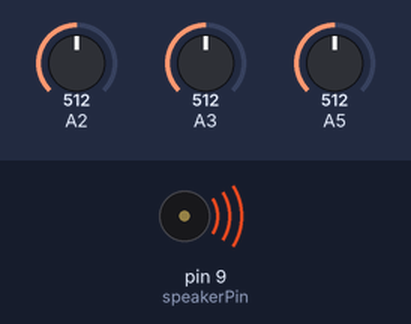
Bench run of a sketch on a simulated Arduino Uno, built with avr-gcc and run on an emulated ATmega328P. Parts: buzzer (waves = sounding). The test bench sets the inputs (shaded band); at power-on: A2 = 512, A3 = 512, A5 = 512. What the sketch prints to the serial monitor is not drawn.

Above: at 0.1 s.
At 27.5 s:
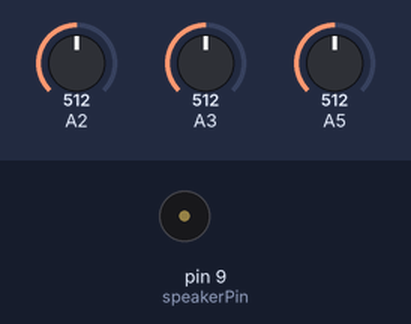
Timing chart, 0 to 40.0 s (numbered marks = the images above):
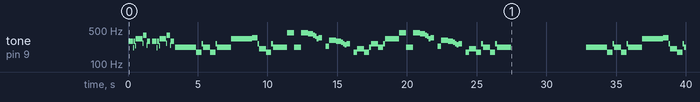

The sketch:

skintimacybuzzer.ino
```cpp
/*
Definition of musical notes
*/
#define	C0 16.35
#define	Db0	17.32
#define	D0	18.35
#define	Eb0	19.45
#define	E0	20.60
#define	F0	21.83
#define	Gb0	23.12
#define	G0	24.50
#define	Ab0	25.96
#define	LA0	27.50
#define	Bb0	29.14
#define	B0	30.87
#define	C1	32.70
#define	Db1	34.65
#define	D1	36.71
#define	Eb1	38.89
#define	E1	41.20
#define	F1	43.65
#define	Gb1	46.25
#define	G1	49.00
#define	Ab1	51.91
#define	LA1	55.00
#define	Bb1	58.27
#define	B1	61.74
#define	C2	65.41
#define	Db2	69.30
#define	D2	73.42
#define	Eb2	77.78
#define	E2	82.41
#define	F2	87.31
#define	Gb2	92.50
#define	G2	98.00
#define	Ab2	103.83
#define	LA2	110.00
#define	Bb2	116.54
#define	B2	123.47
#define	C3	130.81
#define	Db3	138.59
#define	D3	146.83
#define	Eb3	155.56
#define	E3	164.81
#define	F3	174.61
#define	Gb3	185.00
#define	G3	196.00
#define	Ab3	207.65
#define	LA3	220.00
#define	Bb3	233.08
#define	B3	246.94
#define	C4	261.63
#define	Db4	277.18
#define	D4	293.66
#define	Eb4	311.13
#define	E4	329.63
#define	F4	349.23
#define	Gb4	369.99
#define	G4	392.00
#define	Ab4	415.30
#define	LA4	440.00
#define	Bb4	466.16
#define	B4	493.88
#define	C5	523.25
#define	Db5	554.37
#define	D5	587.33
#define	Eb5	622.25
#define	E5	659.26
#define	F5	698.46
#define	Gb5	739.99
#define	G5	783.99
#define	Ab5	830.61
#define	LA5	880.00
#define	Bb5	932.33
#define	B5	987.77
#define	C6	1046.50
#define	Db6	1108.73
#define	D6	1174.66
#define	Eb6	1244.51
#define	E6	1318.51
#define	F6	1396.91
#define	Gb6	1479.98
#define	G6	1567.98
#define	Ab6	1661.22
#define	LA6	1760.00
#define	Bb6	1864.66
#define	B6	1975.53
#define	C7	2093.00
#define	Db7	2217.46
#define	D7	2349.32
#define	Eb7	2489.02
#define	E7	2637.02
#define	F7	2793.83
#define	Gb7	2959.96
#define	G7	3135.96
#define	Ab7	3322.44
#define	LA7	3520.01
#define	Bb7	3729.31
#define	B7	3951.07
#define	C8	4186.01
#define	Db8	4434.92
#define	D8	4698.64
#define	Eb8	4978.03
// DURATION OF THE NOTES
#define BPM 120    //  you can change this value changing all the others
#define H 2*Q //half 2/4
#define Q 60000/BPM //quarter 1/4
#define E Q/2   //eighth 1/8
#define S Q/4 // sixteenth 1/16
#define W 4*Q // whole 4/4


/*
**Conection of the Buzzer with Lilypad
*/

int speakerPin= 9; //Pin used by the Buzzer
int sensorReading=0;
int sensorReading2=0;
int sensorReading3=0;
int umbral= 200;
void setup() {
  // initialize serial communications (for debugging only):
  Serial.begin(9600);
  pinMode(speakerPin, OUTPUT);

}

void loop() {
  // read the sensor:
  sensorReading = analogRead(A2);
  sensorReading2 = analogRead(A3);
  sensorReading3= analogRead(A5);
  // print the sensor reading

  Serial.println(sensorReading);
  Serial.println(",");
  Serial.println(sensorReading2);
  Serial.println(",");
  Serial.println(sensorReading3);
  Serial.println("\n\r");


  if(sensorReading2 >=umbral || sensorReading3 >=umbral)
  {
   // call the scale() function

  scale();


 }
 if(sensorReading>=umbral)
 {
   // call the scale2() function
   scale2();

 }

 else
 {
   digitalWrite(speakerPin, LOW);
 }
   delay(1);


  //delay(1);        // delay in between reads for stability
}

void beep (unsigned char speakerPin, int frequencyInHertz, long timeInMilliseconds)     // the sound producing function
{
          int x;

          long delayAmount = (long)(1000000/frequencyInHertz);
          long loopTime = (long)((timeInMilliseconds*1000)/(delayAmount*2));
          for (x=0;x<loopTime;x++)
          {
              digitalWrite(speakerPin,HIGH);
              delayMicroseconds(delayAmount);
              digitalWrite(speakerPin,LOW);
              delayMicroseconds(delayAmount);
          }
}

// this function plays the thriller song

void scale ()
{

             beep(speakerPin,587,150);
             delay(30);
             beep(speakerPin,587,150);
             delay(10);
             beep(speakerPin,587,150);
             delay(10);
             beep(speakerPin,659,260);
             delay(10);
             beep(speakerPin,698,260);
             delay(10);
             beep(speakerPin,783,260);
             delay(10);
             beep(speakerPin,587,260);
             delay(130);

               beep(speakerPin,587,150);
             delay(30);
             beep(speakerPin,587,150);
             delay(10);
             beep(speakerPin,587,150);
             delay(10);
             beep(speakerPin,659,260);
             delay(10);
             beep(speakerPin,698,260);
             delay(10);
             beep(speakerPin,783,260);
             delay(10);
             beep(speakerPin,587,260);
             delay(130);


}

//this function plays the Star Wars song
void scale2()
{
  //tone(pin, note, duration)
    tone(9,LA3,Q);
    delay(1+Q); //delay duration should always be 1 ms more than the note in order to separate them.
    tone(9,LA3,Q);
    delay(1+Q);
    tone(9,LA3,Q);
    delay(1+Q);
    tone(9,F3,E+S);
    delay(1+E+S);
    tone(9,C4,S);
    delay(1+S);

    tone(9,LA3,Q);
    delay(1+Q);
    tone(9,F3,E+S);
    delay(1+E+S);
    tone(9,C4,S);
    delay(1+S);
    tone(9,LA3,H);
    delay(1+H);

    tone(9,E4,Q);
    delay(1+Q);
    tone(9,E4,Q);
    delay(1+Q);
    tone(9,E4,Q);
    delay(1+Q);
    tone(9,F4,E+S);
    delay(1+E+S);
    tone(9,C4,S);
    delay(1+S);

    tone(9,Ab3,Q);
    delay(1+Q);
    tone(9,F3,E+S);
    delay(1+E+S);
    tone(9,C4,S);
    delay(1+S);
    tone(9,LA3,H);
    delay(1+H);

    tone(9,LA4,Q);
    delay(1+Q);
    tone(9,LA3,E+S);
    delay(1+E+S);
    tone(9,LA3,S);
    delay(1+S);
    tone(9,LA4,Q);
    delay(1+Q);
    tone(9,Ab4,E+S);
    delay(1+E+S);
    tone(9,G4,S);
    delay(1+S);

    tone(9,Gb4,S);
    delay(1+S);
    tone(9,E4,S);
    delay(1+S);
    tone(9,F4,E);
    delay(1+E);
    delay(1+E);//PAUSE
    tone(9,Bb3,E);
    delay(1+E);
    tone(9,Eb4,Q);
    delay(1+Q);
    tone(9,D4,E+S);
    delay(1+E+S);
    tone(9,Db4,S);
    delay(1+S);

    tone(9,C4,S);
    delay(1+S);
    tone(9,B3,S);
    delay(1+S);
    tone(9,C4,E);
    delay(1+E);
    delay(1+E);//PAUSE QUASI FINE RIGA
    tone(9,F3,E);
    delay(1+E);
    tone(9,Ab3,Q);
    delay(1+Q);
    tone(9,F3,E+S);
    delay(1+E+S);
    tone(9,LA3,S);
    delay(1+S);

    tone(9,C4,Q);
    delay(1+Q);
     tone(9,LA3,E+S);
    delay(1+E+S);
    tone(9,C4,S);
    delay(1+S);
    tone(9,E4,H);
    delay(1+H);

     tone(9,LA4,Q);
    delay(1+Q);
    tone(9,LA3,E+S);
    delay(1+E+S);
    tone(9,LA3,S);
    delay(1+S);
    tone(9,LA4,Q);
    delay(1+Q);
    tone(9,Ab4,E+S);
    delay(1+E+S);
    tone(9,G4,S);
    delay(1+S);

    tone(9,Gb4,S);
    delay(1+S);
    tone(9,E4,S);
    delay(1+S);
    tone(9,F4,E);
    delay(1+E);
    delay(1+E);//PAUSE
    tone(9,Bb3,E);
    delay(1+E);
    tone(9,Eb4,Q);
    delay(1+Q);
    tone(9,D4,E+S);
    delay(1+E+S);
    tone(9,Db4,S);
    delay(1+S);

    tone(9,C4,S);
    delay(1+S);
    tone(9,B3,S);
    delay(1+S);
    tone(9,C4,E);
    delay(1+E);
    delay(1+E);//PAUSE QUASI FINE RIGA
    tone(9,F3,E);
    delay(1+E);
    tone(9,Ab3,Q);
    delay(1+Q);
    tone(9,F3,E+S);
    delay(1+E+S);
    tone(9,C4,S);
    delay(1+S);

    tone(9,LA3,Q);
    delay(1+Q);
     tone(9,F3,E+S);
    delay(1+E+S);
    tone(9,C4,S);
    delay(1+S);
    tone(9,LA3,H);
    delay(1+H);

    delay(2*H);


}
```

Measured:
- by itself, tone on pin 9 (speakerPin): plays 292 Hz for 0.32 s, 217 Hz for 0.04 s, 293 Hz for 0.12 s, 238 Hz for 0.04 s, 329 Hz for 0.48 s, 267 Hz for 0.04 s … (92 notes in this stretch)
